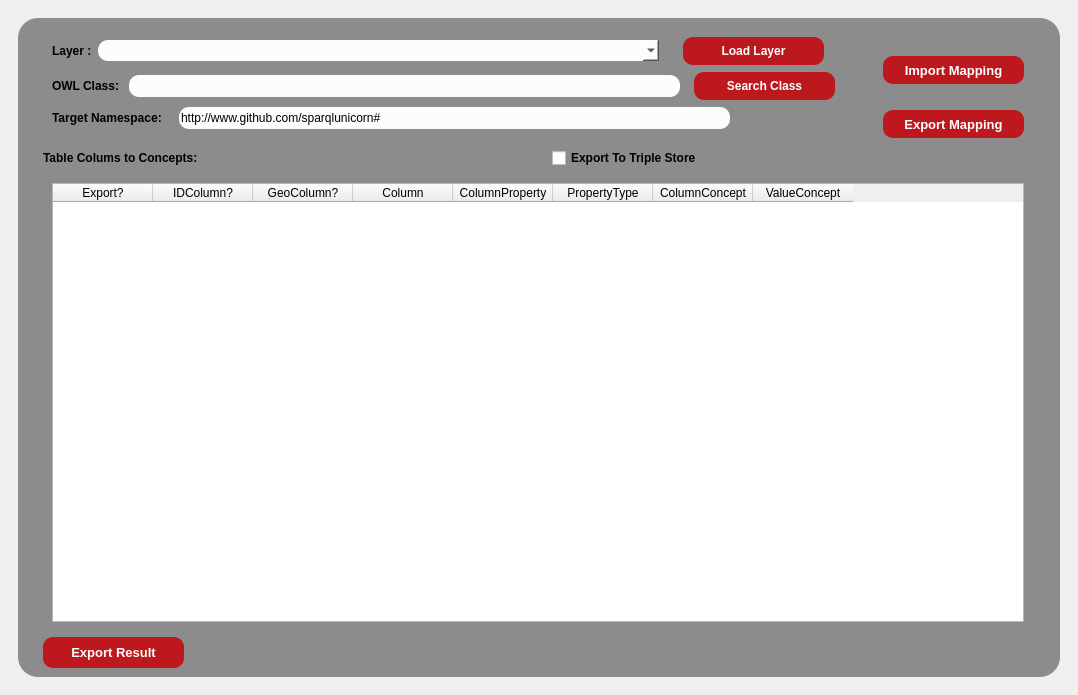
<?xml version="1.0" encoding="UTF-8"?>
<ui version="4.0">
 <class>Interlink</class>
 <widget class="QMainWindow" name="Interlink">
  <property name="geometry">
   <rect>
    <x>0</x>
    <y>0</y>
    <width>1078</width>
    <height>695</height>
   </rect>
  </property>
  <property name="minimumSize">
   <size>
    <width>1078</width>
    <height>695</height>
   </size>
  </property>
  <property name="windowTitle">
   <string>MainWindow</string>
  </property>
  <property name="styleSheet">
   <string notr="true"/>
  </property>
  <widget class="QWidget" name="centralwidget_Interlink">
   <property name="styleSheet">
    <string notr="true">QObject#centralwidget_Interlink{
background-colo:rgb(255, 255, 255)}
</string>
   </property>
   <layout class="QGridLayout" name="gridLayout">
    <item row="0" column="0">
     <widget class="QWidget" name="widget" native="true">
      <property name="minimumSize">
       <size>
        <width>1051</width>
        <height>631</height>
       </size>
      </property>
      <property name="styleSheet">
       <string notr="true"/>
      </property>
      <layout class="QGridLayout" name="gridLayout_2">
       <item row="0" column="0">
        <widget class="QFrame" name="Interlink_frame">
         <property name="minimumSize">
          <size>
           <width>1031</width>
           <height>621</height>
          </size>
         </property>
         <property name="styleSheet">
          <string notr="true">QObject#Interlink_frame{
background-color: rgb(140, 140, 140);
	
Border-radius:20px;}



</string>
         </property>
         <property name="frameShape">
          <enum>QFrame::StyledPanel</enum>
         </property>
         <property name="frameShadow">
          <enum>QFrame::Raised</enum>
         </property>
         <layout class="QGridLayout" name="gridLayout_4">
          <item row="0" column="0" colspan="2">
           <widget class="QWidget" name="widget_4" native="true">
            <layout class="QVBoxLayout" name="verticalLayout_2">
             <item>
              <layout class="QHBoxLayout" name="horizontalLayout">
               <item>
                <widget class="QLabel" name="label">
                 <property name="font">
                  <font>
                   <pointsize>9</pointsize>
                   <weight>75</weight>
                   <bold>true</bold>
                  </font>
                 </property>
                 <property name="styleSheet">
                  <string notr="true">color:rgb(0, 0, 0);</string>
                 </property>
                 <property name="text">
                  <string>Layer :</string>
                 </property>
                </widget>
               </item>
               <item>
                <widget class="QComboBox" name="chooseLayerInterlink">
                 <property name="minimumSize">
                  <size>
                   <width>561</width>
                   <height>21</height>
                  </size>
                 </property>
                 <property name="maximumSize">
                  <size>
                   <width>561</width>
                   <height>21</height>
                  </size>
                 </property>
                 <property name="cursor">
                  <cursorShape>PointingHandCursor</cursorShape>
                 </property>
                 <property name="styleSheet">
                  <string notr="true">background-color: rgb(253, 252, 250);
selection-background-color: rgb(255, 255, 255);
border-radius:10px;
border-color:rgb(45, 45, 45);
selection-color:rgb(0, 81, 135);</string>
                 </property>
                </widget>
               </item>
               <item>
                <spacer name="horizontalSpacer_2">
                 <property name="orientation">
                  <enum>Qt::Horizontal</enum>
                 </property>
                 <property name="sizeHint" stdset="0">
                  <size>
                   <width>40</width>
                   <height>20</height>
                  </size>
                 </property>
                </spacer>
               </item>
               <item>
                <widget class="QPushButton" name="loadLayerInterlink">
                 <property name="minimumSize">
                  <size>
                   <width>141</width>
                   <height>28</height>
                  </size>
                 </property>
                 <property name="maximumSize">
                  <size>
                   <width>141</width>
                   <height>28</height>
                  </size>
                 </property>
                 <property name="font">
                  <font>
                   <pointsize>9</pointsize>
                   <weight>75</weight>
                   <bold>true</bold>
                  </font>
                 </property>
                 <property name="cursor">
                  <cursorShape>PointingHandCursor</cursorShape>
                 </property>
                 <property name="styleSheet">
                  <string notr="true">background-color:rgb(189, 24, 29);
border-radius:10px;
color: rgb(255, 255, 255);
</string>
                 </property>
                 <property name="text">
                  <string>Load Layer</string>
                 </property>
                </widget>
               </item>
               <item>
                <spacer name="horizontalSpacer_4">
                 <property name="orientation">
                  <enum>Qt::Horizontal</enum>
                 </property>
                 <property name="sizeHint" stdset="0">
                  <size>
                   <width>40</width>
                   <height>20</height>
                  </size>
                 </property>
                </spacer>
               </item>
              </layout>
             </item>
             <item>
              <layout class="QHBoxLayout" name="horizontalLayout_2">
               <item>
                <widget class="QLabel" name="label_5">
                 <property name="minimumSize">
                  <size>
                   <width>71</width>
                   <height>16</height>
                  </size>
                 </property>
                 <property name="maximumSize">
                  <size>
                   <width>71</width>
                   <height>16</height>
                  </size>
                 </property>
                 <property name="font">
                  <font>
                   <pointsize>9</pointsize>
                   <weight>75</weight>
                   <bold>true</bold>
                  </font>
                 </property>
                 <property name="styleSheet">
                  <string notr="true">color:rgb(0, 0, 0);</string>
                 </property>
                 <property name="text">
                  <string>OWL Class:</string>
                 </property>
                </widget>
               </item>
               <item>
                <widget class="QLineEdit" name="interlinkOwlClassInput">
                 <property name="minimumSize">
                  <size>
                   <width>551</width>
                   <height>22</height>
                  </size>
                 </property>
                 <property name="maximumSize">
                  <size>
                   <width>551</width>
                   <height>22</height>
                  </size>
                 </property>
                 <property name="styleSheet">
                  <string notr="true">background-color: rgb(253, 252, 250);

border-radius:10px;

border-color:rgb(45, 45, 45);</string>
                 </property>
                </widget>
               </item>
               <item>
                <spacer name="horizontalSpacer_3">
                 <property name="orientation">
                  <enum>Qt::Horizontal</enum>
                 </property>
                 <property name="sizeHint" stdset="0">
                  <size>
                   <width>40</width>
                   <height>20</height>
                  </size>
                 </property>
                </spacer>
               </item>
               <item>
                <widget class="QPushButton" name="searchClass">
                 <property name="minimumSize">
                  <size>
                   <width>141</width>
                   <height>28</height>
                  </size>
                 </property>
                 <property name="maximumSize">
                  <size>
                   <width>141</width>
                   <height>28</height>
                  </size>
                 </property>
                 <property name="font">
                  <font>
                   <pointsize>9</pointsize>
                   <weight>75</weight>
                   <bold>true</bold>
                  </font>
                 </property>
                 <property name="cursor">
                  <cursorShape>PointingHandCursor</cursorShape>
                 </property>
                 <property name="styleSheet">
                  <string notr="true">background-color:rgb(189, 24, 29);
border-radius:10px;
color: rgb(255, 255, 255);
</string>
                 </property>
                 <property name="text">
                  <string>Search Class</string>
                 </property>
                </widget>
               </item>
               <item>
                <spacer name="horizontalSpacer_5">
                 <property name="orientation">
                  <enum>Qt::Horizontal</enum>
                 </property>
                 <property name="sizeHint" stdset="0">
                  <size>
                   <width>40</width>
                   <height>20</height>
                  </size>
                 </property>
                </spacer>
               </item>
              </layout>
             </item>
             <item>
              <layout class="QHBoxLayout" name="horizontalLayout_3">
               <item>
                <widget class="QLabel" name="label_7">
                 <property name="minimumSize">
                  <size>
                   <width>121</width>
                   <height>16</height>
                  </size>
                 </property>
                 <property name="maximumSize">
                  <size>
                   <width>121</width>
                   <height>16</height>
                  </size>
                 </property>
                 <property name="font">
                  <font>
                   <pointsize>9</pointsize>
                   <weight>75</weight>
                   <bold>true</bold>
                  </font>
                 </property>
                 <property name="styleSheet">
                  <string notr="true">color:rgb(0, 0, 0);</string>
                 </property>
                 <property name="text">
                  <string>Target Namespace:</string>
                 </property>
                </widget>
               </item>
               <item>
                <widget class="QLineEdit" name="interlinkNameSpace">
                 <property name="minimumSize">
                  <size>
                   <width>551</width>
                   <height>22</height>
                  </size>
                 </property>
                 <property name="maximumSize">
                  <size>
                   <width>551</width>
                   <height>22</height>
                  </size>
                 </property>
                 <property name="styleSheet">
                  <string notr="true">border-radius:10px;

border-color:rgb(45, 45, 45);

background-color: rgb(253, 252, 250);</string>
                 </property>
                 <property name="text">
                  <string>http://www.github.com/sparqlunicorn#</string>
                 </property>
                </widget>
               </item>
               <item>
                <spacer name="horizontalSpacer">
                 <property name="orientation">
                  <enum>Qt::Horizontal</enum>
                 </property>
                 <property name="sizeHint" stdset="0">
                  <size>
                   <width>40</width>
                   <height>20</height>
                  </size>
                 </property>
                </spacer>
               </item>
              </layout>
             </item>
            </layout>
           </widget>
          </item>
          <item row="0" column="2" rowspan="2">
           <widget class="QWidget" name="widget_3" native="true">
            <property name="minimumSize">
             <size>
              <width>159</width>
              <height>141</height>
             </size>
            </property>
            <property name="maximumSize">
             <size>
              <width>159</width>
              <height>141</height>
             </size>
            </property>
            <layout class="QVBoxLayout" name="verticalLayout">
             <item>
              <widget class="QPushButton" name="importMappingButton">
               <property name="minimumSize">
                <size>
                 <width>141</width>
                 <height>28</height>
                </size>
               </property>
               <property name="maximumSize">
                <size>
                 <width>141</width>
                 <height>28</height>
                </size>
               </property>
               <property name="font">
                <font>
                 <pointsize>10</pointsize>
                 <weight>75</weight>
                 <bold>true</bold>
                </font>
               </property>
               <property name="cursor">
                <cursorShape>PointingHandCursor</cursorShape>
               </property>
               <property name="styleSheet">
                <string notr="true">background-color:rgb(189, 24, 29);
border-radius:10px;
color: rgb(255, 255, 255);
</string>
               </property>
               <property name="text">
                <string>Import Mapping</string>
               </property>
              </widget>
             </item>
             <item>
              <widget class="QPushButton" name="exportMappingButton">
               <property name="minimumSize">
                <size>
                 <width>141</width>
                 <height>28</height>
                </size>
               </property>
               <property name="sizeIncrement">
                <size>
                 <width>141</width>
                 <height>28</height>
                </size>
               </property>
               <property name="font">
                <font>
                 <pointsize>10</pointsize>
                 <weight>75</weight>
                 <bold>true</bold>
                </font>
               </property>
               <property name="cursor">
                <cursorShape>PointingHandCursor</cursorShape>
               </property>
               <property name="styleSheet">
                <string notr="true">background-color:rgb(189, 24, 29);
border-radius:10px;
color: rgb(255, 255, 255);
</string>
               </property>
               <property name="text">
                <string>Export Mapping</string>
               </property>
              </widget>
             </item>
            </layout>
           </widget>
          </item>
          <item row="3" column="0">
           <widget class="QPushButton" name="exportInterlink">
            <property name="minimumSize">
             <size>
              <width>141</width>
              <height>31</height>
             </size>
            </property>
            <property name="maximumSize">
             <size>
              <width>141</width>
              <height>31</height>
             </size>
            </property>
            <property name="baseSize">
             <size>
              <width>3</width>
              <height>0</height>
             </size>
            </property>
            <property name="font">
             <font>
              <pointsize>10</pointsize>
              <weight>75</weight>
              <bold>true</bold>
             </font>
            </property>
            <property name="cursor">
             <cursorShape>PointingHandCursor</cursorShape>
            </property>
            <property name="styleSheet">
             <string notr="true">background-color:rgb(189, 24, 29);
border-radius:10px;
color: rgb(255, 255, 255);
</string>
            </property>
            <property name="text">
             <string>Export Result</string>
            </property>
           </widget>
          </item>
          <item row="1" column="1">
           <widget class="QCheckBox" name="exportTripleStore">
            <property name="minimumSize">
             <size>
              <width>181</width>
              <height>20</height>
             </size>
            </property>
            <property name="maximumSize">
             <size>
              <width>181</width>
              <height>20</height>
             </size>
            </property>
            <property name="font">
             <font>
              <pointsize>9</pointsize>
              <weight>75</weight>
              <bold>true</bold>
             </font>
            </property>
            <property name="cursor">
             <cursorShape>PointingHandCursor</cursorShape>
            </property>
            <property name="styleSheet">
             <string notr="true">color:rgb(0, 0, 0);</string>
            </property>
            <property name="text">
             <string>Export To Triple Store</string>
            </property>
           </widget>
          </item>
          <item row="1" column="0">
           <widget class="QLabel" name="label_6">
            <property name="minimumSize">
             <size>
              <width>251</width>
              <height>20</height>
             </size>
            </property>
            <property name="maximumSize">
             <size>
              <width>251</width>
              <height>20</height>
             </size>
            </property>
            <property name="font">
             <font>
              <pointsize>9</pointsize>
              <weight>75</weight>
              <bold>true</bold>
             </font>
            </property>
            <property name="styleSheet">
             <string notr="true">color:rgb(0, 0, 0);</string>
            </property>
            <property name="text">
             <string>Table Colums to Concepts:</string>
            </property>
           </widget>
          </item>
          <item row="2" column="0" colspan="3">
           <widget class="QWidget" name="widget_2" native="true">
            <layout class="QGridLayout" name="gridLayout_3">
             <item row="1" column="1">
              <widget class="QTableWidget" name="interlinkTable">
               <property name="minimumSize">
                <size>
                 <width>811</width>
                 <height>0</height>
                </size>
               </property>
               <property name="baseSize">
                <size>
                 <width>4</width>
                 <height>0</height>
                </size>
               </property>
               <property name="cursor" stdset="0">
                <cursorShape>PointingHandCursor</cursorShape>
               </property>
               <property name="sortingEnabled">
                <bool>true</bool>
               </property>
               <property name="columnCount">
                <number>8</number>
               </property>
               <column>
                <property name="text">
                 <string>Export?</string>
                </property>
               </column>
               <column>
                <property name="text">
                 <string>IDColumn?</string>
                </property>
               </column>
               <column>
                <property name="text">
                 <string>GeoColumn?</string>
                </property>
               </column>
               <column>
                <property name="text">
                 <string>Column</string>
                </property>
               </column>
               <column>
                <property name="text">
                 <string>ColumnProperty</string>
                </property>
               </column>
               <column>
                <property name="text">
                 <string>PropertyType</string>
                </property>
               </column>
               <column>
                <property name="text">
                 <string>ColumnConcept</string>
                </property>
               </column>
               <column>
                <property name="text">
                 <string>ValueConcept</string>
                </property>
               </column>
              </widget>
             </item>
            </layout>
           </widget>
          </item>
         </layout>
        </widget>
       </item>
      </layout>
     </widget>
    </item>
   </layout>
  </widget>
  <widget class="QMenuBar" name="menubar">
   <property name="geometry">
    <rect>
     <x>0</x>
     <y>0</y>
     <width>1078</width>
     <height>21</height>
    </rect>
   </property>
  </widget>
 </widget>
 <resources/>
 <connections/>
</ui>
